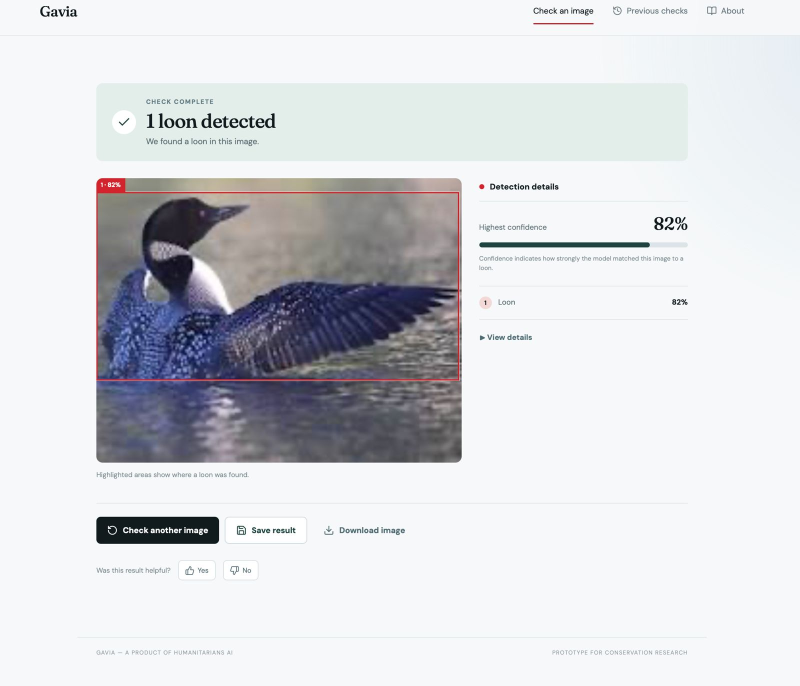
#> input picture fellows/sai-nikhil-k/2026-09-18-what-it-promised-and-what-it-shipped/images/B02-source-detect.jpg, 1600 x 1371 px (shown at 1/2 size)
$ python make_plates.py images/B02-source-detect.jpg
#> lines starting #> are read from the running program, lines starting #| are printed output that depends on the picture
#!/usr/bin/env python3
"""make_plates.py — compose Gavia's own result screen into presentation plates.

WHY THIS EXISTS. B02 is the author's evidence that the application exists and
runs: his own capture of Gavia 0.1.0 returning a detection. Under
EXECUTABLE-EVIDENCE.md that still IS the evidence — it is a source artifact, not
a picture of a computation we could run ourselves — so it goes on screen
unretouched. But it cannot be a straight paste, for two reasons.

1. NO KEN BURNS, NO CENTRE CUT. compile.py's zoompan pushes ~8% outward, which
   walks the "PROTOTYPE FOR CONSERVATION RESEARCH" footer and the top nav out of
   frame — and that footer is the honesty disclosure the verdict beat quotes. So
   the beat HOLDS (shot.motion = "hold"). shorts.py's centre cut is worse: it
   keeps the middle ~37.5% of the width, which throws away the entire
   right-hand Detection details panel, i.e. the 82% the narration says out loud.

2. THE PORTRAIT PLATE IS A DIFFERENT SHEET. Instead of cropping, it RE-COMPOSES
   the same screen as three stacked blocks in reading order — the verdict banner,
   the boxed bird, then the confidence panel. On a phone that reads better than
   the landscape original, not worse: the 82% is ~4x larger than a centre cut
   would leave it. Because the two plates order their blocks differently, the
   narration carries NO positional reference ("the panel on the right") — the
   same mp3 plays over both.

WHAT IS NOT DONE HERE. No bounding box, label, percentage, button or footer is
redrawn, recoloured or repositioned. The only additions are the reel's cream
ground, a thin card rule, a kicker and a source caption. The two secondary
screens (previous checks, about) appear in the landscape plate as thumbnails at
their own aspect, because the narration mentions the history page.

FIGURES. The only number these plates put on screen is the one already inside
the author's capture: 82% on one box in one photograph. That is a PER-IMAGE
detection confidence and nothing else — the model card's metrics live on B03.

GROUND is the reel's cream (#FAF9F5, CLAUDE.PAGE) so the evidence beat sits in
the same room as the bookends.

Run:  python3 make_plates.py           # needs Pillow (system python3, NOT .venv)
      python3 make_plates.py --audit   # dump the crop regions, write no plates
"""
import sys
from pathlib import Path

from PIL import Image, ImageDraw, ImageFont

HERE = Path(__file__).resolve().parent
SRC_DETECT = HERE / "images" / "B02-source-detect.jpg"    # 1600x1371, the result screen
SRC_HIST = HERE / "images" / "B02-source-history.jpg"     # previous checks
SRC_ABOUT = HERE / "images" / "B02-source-about.jpg"      # about

GROUND = (250, 249, 245)   # #FAF9F5 — CLAUDE.PAGE, the reel's ground
INK = (61, 57, 41)         # #3D3929 — CLAUDE.INK
MUTE = (115, 112, 95)      # #73705F — CLAUDE.INK_SOFT
EDGE = (198, 194, 182)     # card rule: reads on cream without competing

# GATE V measures against a title-safe inset and calls anything outside it
# edge-bleed. The first cut of these plates used 150-168px margins on a 3840
# frame and was blocked on left/right/bottom at B02_50 and B02_85 (2026-09-18).
# 6% of the short edge clears it with room to spare in both aspects.
SAFE_FRAC = 0.06


def safe(w, h):
    """Title-safe inset in px for a frame, measured off the SHORT edge."""
    return round(min(w, h) * SAFE_FRAC)


def assert_inside(name, w, h, x0, y0, x1, y1):
    m = safe(w, h)
    assert x0 >= m and y0 >= m and x1 <= w - m and y1 <= h - m, (
        f"{name} outside title-safe ({m}px): box=({x0},{y0})-({x1},{y1}) in {w}x{h}")

SANS = "/System/Library/Fonts/Supplemental/Arial.ttf"
SANS_B = "/System/Library/Fonts/Supplemental/Arial Bold.ttf"

# Crop regions inside SRC_DETECT (1600x1371 native, so these are 1:1 pixels).
# Verified with --audit before the plates were composed.
BANNER = (193, 163, 1387, 322)    # "CHECK COMPLETE / 1 loon detected"
PHOTO = (193, 353, 923, 925)      # the boxed bird + "Highlighted areas..." line
DETAIL = (950, 352, 1392, 700)    # Detection details: 82%, the bar, "Loon 82%"

KICKER = "GAVIA 0.1.0  ·  THE RESULT SCREEN, AS THE APPLICATION DREW IT"
CAPTION = ("Author's own capture of Gavia 0.1.0 · unretouched — no box, label, "
           "percentage or footer redrawn or repositioned")
CAPTION_916 = ("Author's own capture of Gavia 0.1.0, re-composed as three blocks — "
               "nothing inside them redrawn")
NOTE_916 = "82% is the score on this one box in this one photograph — not a model metric"


def font(path, size):
    return ImageFont.truetype(path, size)


def text_w(d, s, f):
    return d.textbbox((0, 0), s, font=f)[2]


def centred(d, y, s, f, fill):
    d.text(((d.im.size[0] - text_w(d, s, f)) / 2, y), s, font=f, fill=fill)


def carded(plate, im, box, rule=3):
    """Paste im at box (x, y, w, h) with a thin rule around it."""
    x, y, w, h = box
    im = im.resize((w, h), Image.LANCZOS)
    plate.paste(im, (x, y))
    ImageDraw.Draw(plate).rectangle([x - rule, y - rule, x + w + rule - 1, y + h + rule - 1],
                                    outline=EDGE, width=rule)


def fit(size, w=None, h=None):
    """Scale (w0, h0) to a target width or height, preserving aspect."""
    w0, h0 = size
    if w:
        return (w, round(w * h0 / w0))
    return (round(h * w0 / h0), h)


def audit():
    det = Image.open(SRC_DETECT)
#> det is the input picture: PIL image 1600x1371 RGB; mean R, G, B 215.5, 216.9, 220.5
    print(f"SRC_DETECT {det.size}")
#| SRC_DETECT (1600, 1371)
    for name, box in (("BANNER", BANNER), ("PHOTO", PHOTO), ("DETAIL", DETAIL)):
        w, h = box[2] - box[0], box[3] - box[1]
        assert 0 <= box[0] < box[2] <= det.size[0] and 0 <= box[1] < box[3] <= det.size[1], name
        out = HERE / "images" / f"_audit-{name.lower()}.png"
        det.crop(box).save(out)
        print(f"  {name:<7} {box}  {w}x{h}  aspect {w/h:.3f}  -> {out.name}")
#> this loop made 3 passes
#> pass 1, in audit, `det.crop(box).save(out)`:
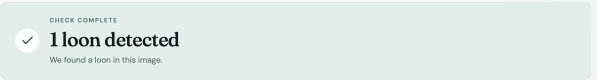
#> saved as _audit-banner.png: PIL image 1194x159 RGB (shown at 1/2 size); mean R, G, B 224, 234.6, 231.2
    for p in (SRC_HIST, SRC_ABOUT):
        print(f"  {p.name}  {Image.open(p).size}")
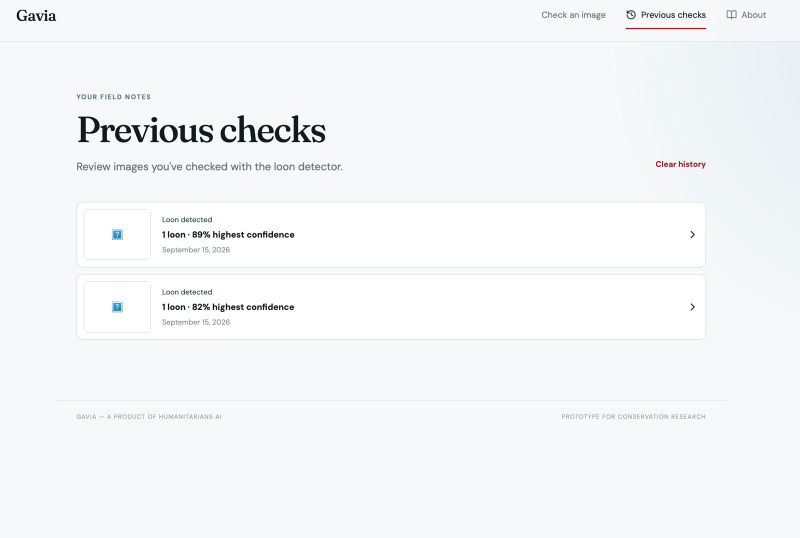
#> input picture fellows/sai-nikhil-k/2026-09-18-what-it-promised-and-what-it-shipped/images/B02-source-history.jpg, 1600 x 1075 px (shown at 1/2 size)
#> pass 2 of the loop in audit, `for p in (SRC_HIST, SRC_ABOUT):`:
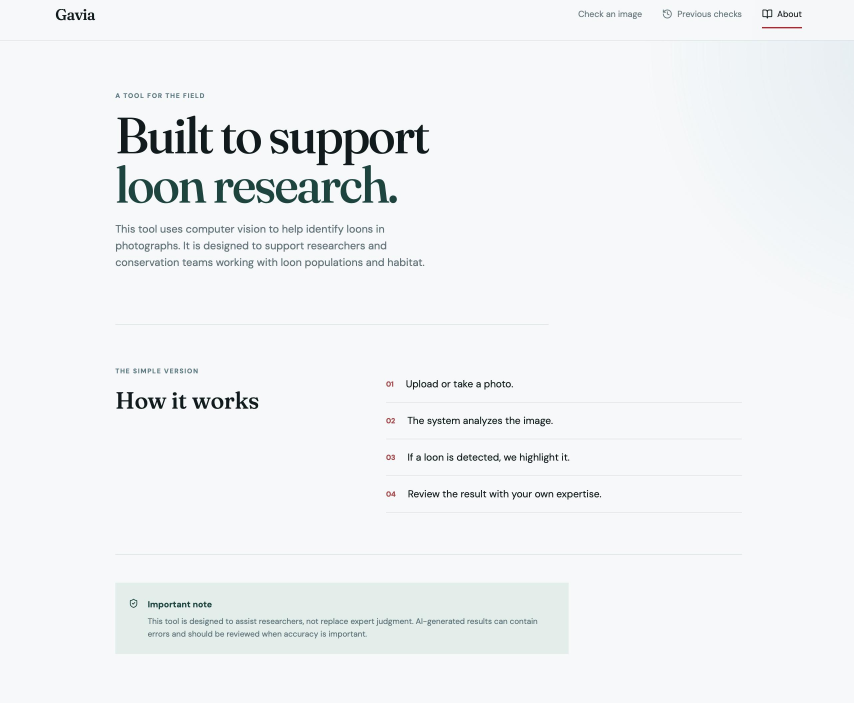
#> input picture fellows/sai-nikhil-k/2026-09-18-what-it-promised-and-what-it-shipped/images/B02-source-about.jpg, 2562 x 2108 px (shown at 1/3 size)


def landscape():
    """3840x2160. The result screen at size, the two other screens as thumbnails."""
    W, H = 3840, 2160
    M = safe(W, H)                      # 130px
    plate = Image.new("RGB", (W, H), GROUND)
    d = ImageDraw.Draw(plate)
    f_kick, f_cap = font(SANS_B, 44), font(SANS, 38)

    left = M + 80                        # 210: clears title-safe with margin
    d.text((left, 120), KICKER, font=f_kick, fill=MUTE)
    d.line([(left, 196), (W - left, 196)], fill=EDGE, width=3)

    # The result screen, full, scaled to the working height.
    det = Image.open(SRC_DETECT)
    main_h = 1520
    main_w = fit(det.size, h=main_h)[0]
    carded(plate, det, (left, 280, main_w, main_h))
    assert_inside("B02 main", W, H, left, 280, left + main_w, 280 + main_h)

    # The other two screens, stacked to the right at a common width.
    # The two secondary screens are constrained by HEIGHT, not width: the About
    # capture is 2562x2108, much taller than the others, and fitting it to the
    # column width ran it off the bottom of the plate and through the caption.
    col_x = left + main_w + 140
    col_w = W - col_x - left
    thumb_h = 600
    y = 280
    for src, label in ((SRC_HIST, "Previous checks — kept on your own disk"),
                       (SRC_ABOUT, "About — the tool's own note on its limits")):
        im = Image.open(src)
#> im is the input picture: PIL image 1600x1075 RGB; mean R, G, B 245.2, 246.5, 248.3
        tw, th = fit(im.size, h=thumb_h)
        assert tw <= col_w, f"{src.name} thumbnail {tw}px wider than column {col_w}px"
        tx = col_x + (col_w - tw) // 2
        carded(plate, im, (tx, y, tw, th))
        d.text((tx, y + th + 30), label, font=f_cap, fill=MUTE)
        assert_inside("B02 thumb", W, H, tx, y, tx + tw, y + th + 60)
        y += th + 150
#> pass 2 of the loop in landscape, `for src, label in ((SRC_HIST, "Previous checks — kept on your own disk..`:
#> in landscape, im is the input picture: PIL image 2562x2108 RGB; mean R, G, B 240.9, 243, 244.7
#> in carded (call 3), `im = im.resize((w, h), Image.LANCZOS)`:
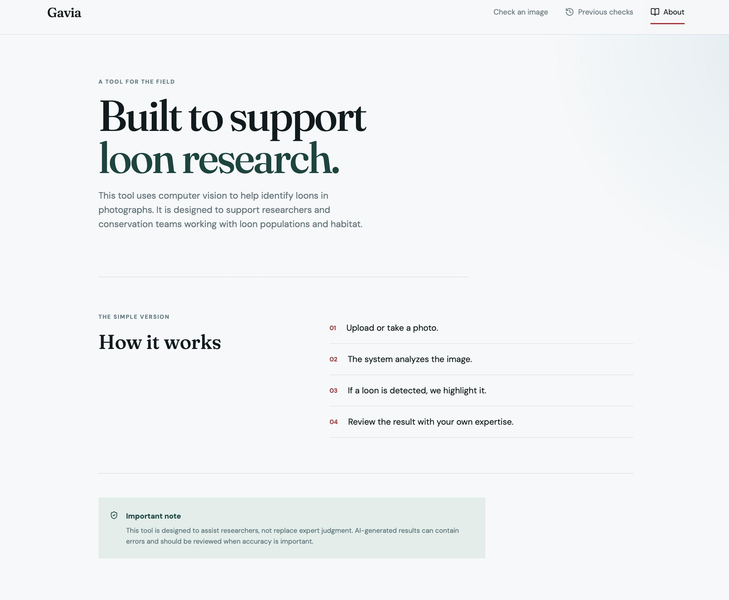
#> im: PIL image 729x600 RGB; mean R, G, B 240.9, 242.9, 244.6
#> in carded (call 3), `plate.paste(im, (x, y))`:
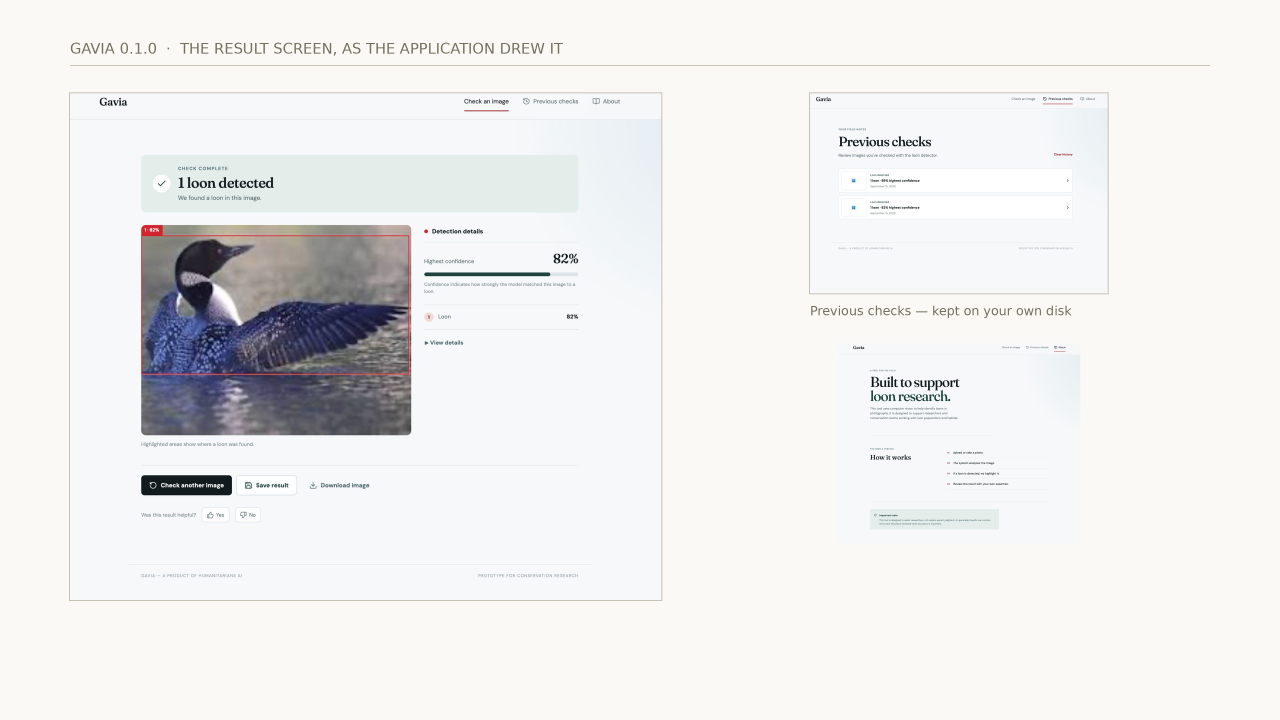
#> plate: PIL image 3840x2160 RGB (shown at 1/3 size); mean R, G, B 237.5, 237.5, 236.6

    cap_y = H - 200
    assert y < cap_y, f"thumbnail column overruns the caption: bottom at {y}"
    centred(d, cap_y, CAPTION, f_cap, MUTE)
    assert cap_y + 50 <= H - M, "caption crosses title-safe bottom"
    out = HERE / "media" / "B02.png"
    plate.save(out)
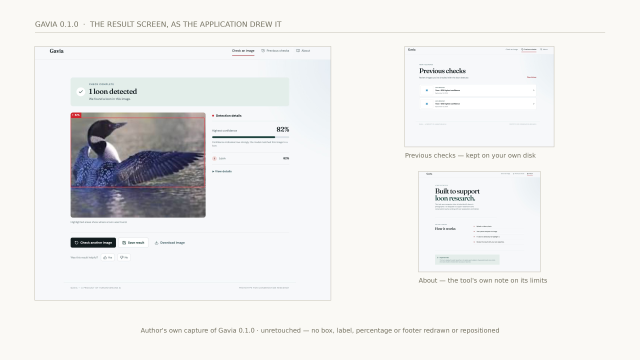
#> saved as B02.png: PIL image 3840x2160 RGB (shown at 1/6 size); mean R, G, B 237.1, 237.1, 236.2
    print(f"wrote {out.relative_to(HERE)}  {W}x{H}")


def portrait():
    """2160x3840. The same screen RE-COMPOSED as three stacked blocks."""
    W, H = 2160, 3840
    M = safe(W, H)                      # 130px
    plate = Image.new("RGB", (W, H), GROUND)
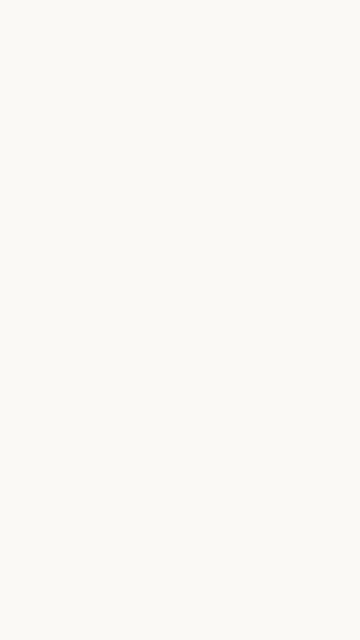
#> plate: PIL image 2160x3840 RGB (shown at 1/6 size); mean R, G, B 250, 249, 245
    d = ImageDraw.Draw(plate)
    f_kick, f_cap, f_note = font(SANS_B, 46), font(SANS, 40), font(SANS_B, 44)
    det = Image.open(SRC_DETECT)

    centred(d, 200, "GAVIA 0.1.0  ·  ONE IMAGE IN", f_kick, MUTE)
    d.line([(M + 40, 286), (W - M - 40, 286)], fill=EDGE, width=3)

    y = 380
    for box, width in ((BANNER, 1760), (PHOTO, 1700), (DETAIL, 1380)):
        crop = det.crop(box)
        bw, bh = fit(crop.size, w=width)
        carded(plate, crop, ((W - bw) // 2, y, bw, bh))
        y += bh + 110
#> this loop made 3 passes
#> pass 3, in portrait, `crop = det.crop(box)`:
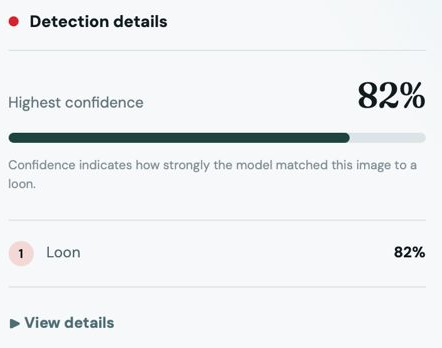
#> crop: PIL image 442x348 RGB; mean R, G, B 236.9, 239.2, 241.1
#> after the loop:
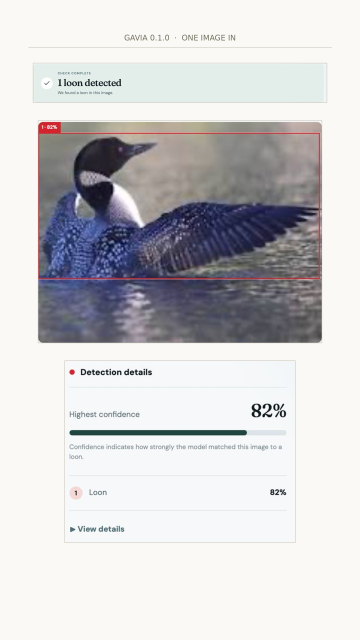
#> plate: PIL image 2160x3840 RGB (shown at 1/6 size); mean R, G, B 207, 206.5, 208.1
#> after the loop, y = 3363

    note_y, cap_y = y + 30, H - 300
#> note_y = 3393; cap_y = 3540
    centred(d, note_y, NOTE_916, f_note, INK)
    centred(d, cap_y, CAPTION_916, f_cap, MUTE)
    assert note_y + 60 < cap_y, f"portrait stack overruns the caption: note at {note_y}"
    assert cap_y + 50 <= H - M, "caption crosses title-safe bottom"
    out = HERE / "pantry" / "B02-916.png"
    plate.save(out)
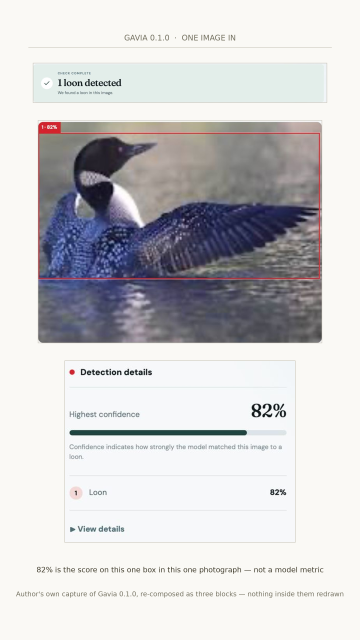
#> saved as B02-916.png: PIL image 2160x3840 RGB (shown at 1/6 size); mean R, G, B 206.5, 205.9, 207.5
    print(f"wrote {out.relative_to(HERE)}  {W}x{H}   stack bottom y={y}")
#| wrote pantry/B02-916.png  2160x3840   stack bottom y=3363


if __name__ == "__main__":
    if "--audit" in sys.argv:
        audit()
    else:
        audit()
        landscape()
        portrait()
